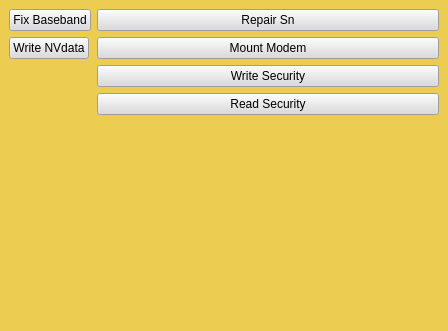
      <widget class="QDockWidget" name="mtkdock">
       <property name="enabled">
        <bool>true</bool>
       </property>
       <property name="geometry">
        <rect>
         <x>380</x>
         <y>310</y>
         <width>448</width>
         <height>331</height>
        </rect>
       </property>
       <property name="palette">
        <palette>
         <active>
          <colorrole role="WindowText">
           <brush brushstyle="SolidPattern">
            <color alpha="255">
             <red>26</red>
             <green>10</green>
             <blue>142</blue>
            </color>
           </brush>
          </colorrole>
          <colorrole role="Button">
           <brush brushstyle="SolidPattern">
            <color alpha="255">
             <red>236</red>
             <green>205</green>
             <blue>81</blue>
            </color>
           </brush>
          </colorrole>
          <colorrole role="Light">
           <brush brushstyle="SolidPattern">
            <color alpha="255">
             <red>255</red>
             <green>255</green>
             <blue>255</blue>
            </color>
           </brush>
          </colorrole>
          <colorrole role="Midlight">
           <brush brushstyle="SolidPattern">
            <color alpha="255">
             <red>234</red>
             <green>237</green>
             <blue>255</blue>
            </color>
           </brush>
          </colorrole>
          <colorrole role="Dark">
           <brush brushstyle="SolidPattern">
            <color alpha="255">
             <red>106</red>
             <green>110</green>
             <blue>127</blue>
            </color>
           </brush>
          </colorrole>
          <colorrole role="Mid">
           <brush brushstyle="SolidPattern">
            <color alpha="255">
             <red>142</red>
             <green>147</green>
             <blue>170</blue>
            </color>
           </brush>
          </colorrole>
          <colorrole role="Text">
           <brush brushstyle="SolidPattern">
            <color alpha="255">
             <red>0</red>
             <green>0</green>
             <blue>0</blue>
            </color>
           </brush>
          </colorrole>
          <colorrole role="BrightText">
           <brush brushstyle="SolidPattern">
            <color alpha="255">
             <red>255</red>
             <green>255</green>
             <blue>255</blue>
            </color>
           </brush>
          </colorrole>
          <colorrole role="ButtonText">
           <brush brushstyle="SolidPattern">
            <color alpha="255">
             <red>0</red>
             <green>0</green>
             <blue>0</blue>
            </color>
           </brush>
          </colorrole>
          <colorrole role="Base">
           <brush brushstyle="SolidPattern">
            <color alpha="255">
             <red>236</red>
             <green>205</green>
             <blue>81</blue>
            </color>
           </brush>
          </colorrole>
          <colorrole role="Window">
           <brush brushstyle="SolidPattern">
            <color alpha="255">
             <red>236</red>
             <green>205</green>
             <blue>81</blue>
            </color>
           </brush>
          </colorrole>
          <colorrole role="Shadow">
           <brush brushstyle="SolidPattern">
            <color alpha="255">
             <red>0</red>
             <green>0</green>
             <blue>0</blue>
            </color>
           </brush>
          </colorrole>
          <colorrole role="AlternateBase">
           <brush brushstyle="SolidPattern">
            <color alpha="255">
             <red>234</red>
             <green>237</green>
             <blue>255</blue>
            </color>
           </brush>
          </colorrole>
          <colorrole role="ToolTipBase">
           <brush brushstyle="SolidPattern">
            <color alpha="255">
             <red>255</red>
             <green>255</green>
             <blue>220</blue>
            </color>
           </brush>
          </colorrole>
          <colorrole role="ToolTipText">
           <brush brushstyle="SolidPattern">
            <color alpha="255">
             <red>0</red>
             <green>0</green>
             <blue>0</blue>
            </color>
           </brush>
          </colorrole>
         </active>
         <inactive>
          <colorrole role="WindowText">
           <brush brushstyle="SolidPattern">
            <color alpha="255">
             <red>26</red>
             <green>10</green>
             <blue>142</blue>
            </color>
           </brush>
          </colorrole>
          <colorrole role="Button">
           <brush brushstyle="SolidPattern">
            <color alpha="255">
             <red>236</red>
             <green>205</green>
             <blue>81</blue>
            </color>
           </brush>
          </colorrole>
          <colorrole role="Light">
           <brush brushstyle="SolidPattern">
            <color alpha="255">
             <red>255</red>
             <green>255</green>
             <blue>255</blue>
            </color>
           </brush>
          </colorrole>
          <colorrole role="Midlight">
           <brush brushstyle="SolidPattern">
            <color alpha="255">
             <red>234</red>
             <green>237</green>
             <blue>255</blue>
            </color>
           </brush>
          </colorrole>
          <colorrole role="Dark">
           <brush brushstyle="SolidPattern">
            <color alpha="255">
             <red>106</red>
             <green>110</green>
             <blue>127</blue>
            </color>
           </brush>
          </colorrole>
          <colorrole role="Mid">
           <brush brushstyle="SolidPattern">
            <color alpha="255">
             <red>142</red>
             <green>147</green>
             <blue>170</blue>
            </color>
           </brush>
          </colorrole>
          <colorrole role="Text">
           <brush brushstyle="SolidPattern">
            <color alpha="255">
             <red>0</red>
             <green>0</green>
             <blue>0</blue>
            </color>
           </brush>
          </colorrole>
          <colorrole role="BrightText">
           <brush brushstyle="SolidPattern">
            <color alpha="255">
             <red>255</red>
             <green>255</green>
             <blue>255</blue>
            </color>
           </brush>
          </colorrole>
          <colorrole role="ButtonText">
           <brush brushstyle="SolidPattern">
            <color alpha="255">
             <red>0</red>
             <green>0</green>
             <blue>0</blue>
            </color>
           </brush>
          </colorrole>
          <colorrole role="Base">
           <brush brushstyle="SolidPattern">
            <color alpha="255">
             <red>236</red>
             <green>205</green>
             <blue>81</blue>
            </color>
           </brush>
          </colorrole>
          <colorrole role="Window">
           <brush brushstyle="SolidPattern">
            <color alpha="255">
             <red>236</red>
             <green>205</green>
             <blue>81</blue>
            </color>
           </brush>
          </colorrole>
          <colorrole role="Shadow">
           <brush brushstyle="SolidPattern">
            <color alpha="255">
             <red>0</red>
             <green>0</green>
             <blue>0</blue>
            </color>
           </brush>
          </colorrole>
          <colorrole role="AlternateBase">
           <brush brushstyle="SolidPattern">
            <color alpha="255">
             <red>234</red>
             <green>237</green>
             <blue>255</blue>
            </color>
           </brush>
          </colorrole>
          <colorrole role="ToolTipBase">
           <brush brushstyle="SolidPattern">
            <color alpha="255">
             <red>255</red>
             <green>255</green>
             <blue>220</blue>
            </color>
           </brush>
          </colorrole>
          <colorrole role="ToolTipText">
           <brush brushstyle="SolidPattern">
            <color alpha="255">
             <red>0</red>
             <green>0</green>
             <blue>0</blue>
            </color>
           </brush>
          </colorrole>
         </inactive>
         <disabled>
          <colorrole role="WindowText">
           <brush brushstyle="SolidPattern">
            <color alpha="255">
             <red>106</red>
             <green>110</green>
             <blue>127</blue>
            </color>
           </brush>
          </colorrole>
          <colorrole role="Button">
           <brush brushstyle="SolidPattern">
            <color alpha="255">
             <red>236</red>
             <green>205</green>
             <blue>81</blue>
            </color>
           </brush>
          </colorrole>
          <colorrole role="Light">
           <brush brushstyle="SolidPattern">
            <color alpha="255">
             <red>255</red>
             <green>255</green>
             <blue>255</blue>
            </color>
           </brush>
          </colorrole>
          <colorrole role="Midlight">
           <brush brushstyle="SolidPattern">
            <color alpha="255">
             <red>234</red>
             <green>237</green>
             <blue>255</blue>
            </color>
           </brush>
          </colorrole>
          <colorrole role="Dark">
           <brush brushstyle="SolidPattern">
            <color alpha="255">
             <red>106</red>
             <green>110</green>
             <blue>127</blue>
            </color>
           </brush>
          </colorrole>
          <colorrole role="Mid">
           <brush brushstyle="SolidPattern">
            <color alpha="255">
             <red>142</red>
             <green>147</green>
             <blue>170</blue>
            </color>
           </brush>
          </colorrole>
          <colorrole role="Text">
           <brush brushstyle="SolidPattern">
            <color alpha="255">
             <red>106</red>
             <green>110</green>
             <blue>127</blue>
            </color>
           </brush>
          </colorrole>
          <colorrole role="BrightText">
           <brush brushstyle="SolidPattern">
            <color alpha="255">
             <red>255</red>
             <green>255</green>
             <blue>255</blue>
            </color>
           </brush>
          </colorrole>
          <colorrole role="ButtonText">
           <brush brushstyle="SolidPattern">
            <color alpha="255">
             <red>106</red>
             <green>110</green>
             <blue>127</blue>
            </color>
           </brush>
          </colorrole>
          <colorrole role="Base">
           <brush brushstyle="SolidPattern">
            <color alpha="255">
             <red>236</red>
             <green>205</green>
             <blue>81</blue>
            </color>
           </brush>
          </colorrole>
          <colorrole role="Window">
           <brush brushstyle="SolidPattern">
            <color alpha="255">
             <red>236</red>
             <green>205</green>
             <blue>81</blue>
            </color>
           </brush>
          </colorrole>
          <colorrole role="Shadow">
           <brush brushstyle="SolidPattern">
            <color alpha="255">
             <red>0</red>
             <green>0</green>
             <blue>0</blue>
            </color>
           </brush>
          </colorrole>
          <colorrole role="AlternateBase">
           <brush brushstyle="SolidPattern">
            <color alpha="255">
             <red>213</red>
             <green>220</green>
             <blue>255</blue>
            </color>
           </brush>
          </colorrole>
          <colorrole role="ToolTipBase">
           <brush brushstyle="SolidPattern">
            <color alpha="255">
             <red>255</red>
             <green>255</green>
             <blue>220</blue>
            </color>
           </brush>
          </colorrole>
          <colorrole role="ToolTipText">
           <brush brushstyle="SolidPattern">
            <color alpha="255">
             <red>0</red>
             <green>0</green>
             <blue>0</blue>
            </color>
           </brush>
          </colorrole>
         </disabled>
        </palette>
       </property>
       <property name="acceptDrops">
        <bool>true</bool>
       </property>
       <property name="statusTip">
        <string notr="true"/>
       </property>
       <property name="whatsThis">
        <string notr="true"/>
       </property>
       <property name="accessibleName">
        <string notr="true"/>
       </property>
       <property name="accessibleDescription">
        <string notr="true"/>
       </property>
       <property name="layoutDirection">
        <enum>Qt::LeftToRight</enum>
       </property>
       <property name="autoFillBackground">
        <bool>false</bool>
       </property>
       <property name="styleSheet">
        <string notr="true">font: 11pt &quot;Georgia&quot;;
background-color: rgb(236, 205, 81);</string>
       </property>
       <property name="floating">
        <bool>false</bool>
       </property>
       <property name="features">
        <set>QDockWidget::NoDockWidgetFeatures</set>
       </property>
       <property name="allowedAreas">
        <set>Qt::NoDockWidgetArea</set>
       </property>
       <property name="windowTitle">
        <string notr="true">Mediatek Tools</string>
       </property>
       <widget class="QWidget" name="mtkwdget">
        <layout class="QFormLayout" name="formLayout">
         <item row="0" column="0">
          <widget class="QPushButton" name="formatnv">
           <property name="styleSheet">
            <string notr="true">background-color: rgb(219, 219, 219);</string>
           </property>
           <property name="text">
            <string>Fix Baseband</string>
           </property>
           <property name="autoDefault">
            <bool>true</bool>
           </property>
           <property name="flat">
            <bool>false</bool>
           </property>
          </widget>
         </item>
         <item row="0" column="1">
          <widget class="QPushButton" name="repairsnmtk">
           <property name="styleSheet">
            <string notr="true">background-color: rgb(219, 219, 219);</string>
           </property>
           <property name="text">
            <string>Repair Sn</string>
           </property>
           <property name="autoDefault">
            <bool>true</bool>
           </property>
           <property name="flat">
            <bool>false</bool>
           </property>
          </widget>
         </item>
         <item row="1" column="1">
          <widget class="QPushButton" name="mountbb">
           <property name="styleSheet">
            <string notr="true">background-color: rgb(219, 219, 219);</string>
           </property>
           <property name="text">
            <string>Mount Modem</string>
           </property>
           <property name="autoDefault">
            <bool>true</bool>
           </property>
           <property name="flat">
            <bool>false</bool>
           </property>
          </widget>
         </item>
         <item row="2" column="1">
          <widget class="QPushButton" name="writenv">
           <property name="styleSheet">
            <string notr="true">background-color: rgb(219, 219, 219);</string>
           </property>
           <property name="text">
            <string>Write Security</string>
           </property>
           <property name="autoDefault">
            <bool>true</bool>
           </property>
           <property name="flat">
            <bool>false</bool>
           </property>
          </widget>
         </item>
         <item row="3" column="1">
          <widget class="QPushButton" name="readnv">
           <property name="styleSheet">
            <string notr="true">background-color: rgb(219, 219, 219);</string>
           </property>
           <property name="text">
            <string>Read Security</string>
           </property>
           <property name="autoDefault">
            <bool>true</bool>
           </property>
           <property name="flat">
            <bool>false</bool>
           </property>
          </widget>
         </item>
         <item row="1" column="0">
          <widget class="QPushButton" name="writenv_2">
           <property name="styleSheet">
            <string notr="true">background-color: rgb(219, 219, 219);</string>
           </property>
           <property name="text">
            <string>Write NVdata</string>
           </property>
          </widget>
         </item>
        </layout>
       </widget>
      </widget>
